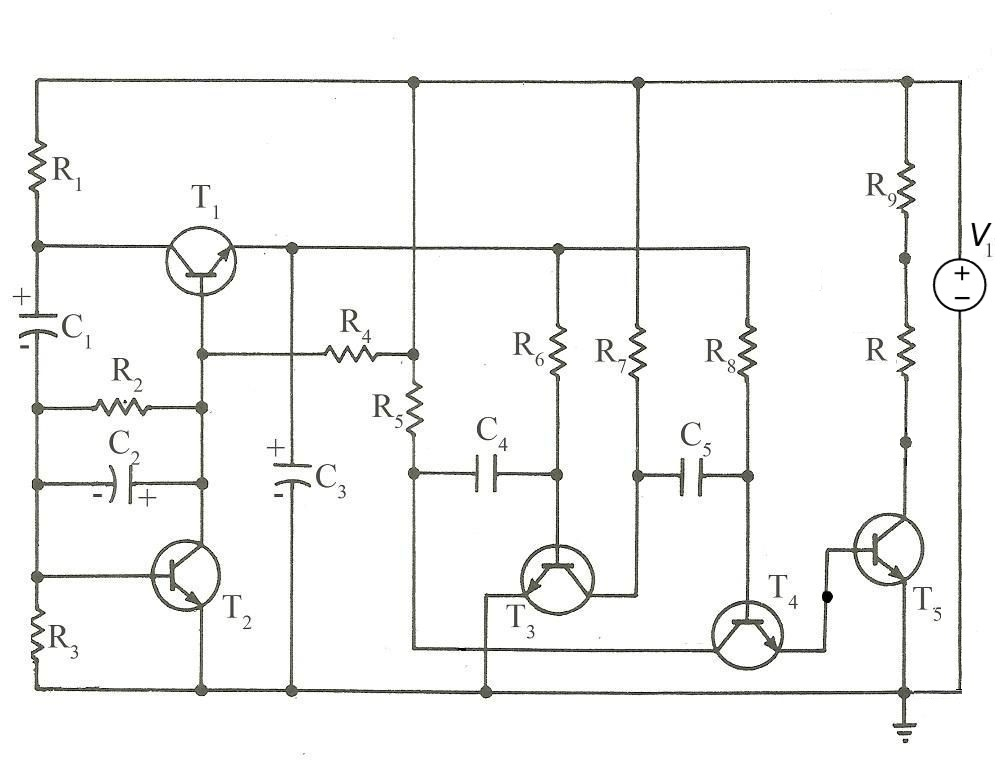
#> input picture Circuits/Circuit - Copy.jpg, 1000 x 769 px, found by its file name
$ python components.py   (Python 2 division)
#> lines starting #> are read from the running program, lines starting #| are printed output that depends on the picture; after the words box and inside, x2 and y2 are one past the last pixel; in counts of white or black regions, pixels touching at a corner belong together
import cv2
import numpy as np
from matplotlib import pyplot as plt
import imutils
import pytesseract
from sklearn.metrics.pairwise import euclidean_distances

src = cv2.imread('Circuit - Copy.jpg')
#> src is the input picture: shape (769, 1000, 3); mean B, G, R 244.2, 244.9, 244.8
gray = cv2.cvtColor(src, cv2.COLOR_BGR2GRAY)
(thresh, bw) = cv2.threshold(~gray, 128, 255, cv2.THRESH_BINARY | cv2.THRESH_OTSU)
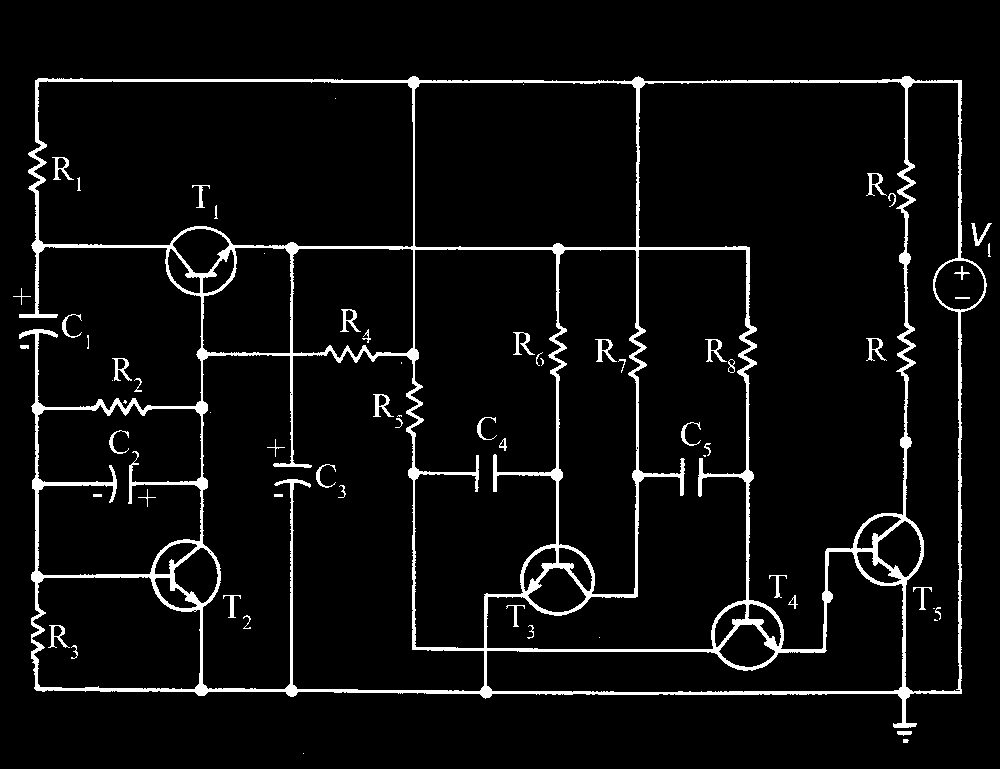
#> bw: shape (769, 1000); 5.4% white; 65 white regions (15 under 20 px), largest, box (x1, y1, x2, y2) and area: (19, 76, 987, 728) 37532, (595, 339, 617, 362) 191, (373, 394, 394, 417) 191
#> thresh = 83

kernel = np.ones((2,2),np.uint8)
bw = cv2.morphologyEx(bw, cv2.MORPH_CLOSE, kernel)
#> bw: shape (769, 1000); 5.5% white; 56 white regions (9 under 20 px), largest, box (x1, y1, x2, y2) and area: (20, 77, 988, 729) 37912, (596, 340, 627, 374) 223, (706, 340, 736, 374) 218

kernel = cv2.getStructuringElement(cv2.MORPH_ELLIPSE,(10,10))
#10 for Circuit
#the kernal size should be small for small circuits
nodes = cv2.morphologyEx(bw, cv2.MORPH_OPEN, kernel)
#> nodes: shape (769, 1000); 0.34% white; 24 white regions, largest, box (x1, y1, x2, y2) and area: (900, 688, 912, 700) 122, (198, 403, 210, 415) 120, (197, 686, 209, 698) 120
#detects nodes

print('Original Dimensions : ',bw.shape)
#| Original Dimensions :  (769, 1000)

width = 500
height = 500
dim = (width, height)

# resize image
src = cv2.resize(src, dim, interpolation = cv2.INTER_AREA)
#> src: shape (500, 500, 3)
bw = cv2.resize(bw, dim, interpolation = cv2.INTER_AREA)
#> bw: shape (500, 500)
nodes = cv2.resize(nodes, dim, interpolation = cv2.INTER_AREA)
#> nodes: shape (500, 500)
(thresh, bw) = cv2.threshold(bw, 128, 255, cv2.THRESH_BINARY | cv2.THRESH_OTSU)
#> bw: shape (500, 500); 6.3% white in thin lines or dots, all inside (x1, y1, x2, y2) = (7, 50, 496, 484)
#> thresh = 105
(thresh, nodes) = cv2.threshold(nodes, 128, 255, cv2.THRESH_BINARY | cv2.THRESH_OTSU)
#> nodes: shape (500, 500); 0.36% white; 24 white regions
#> thresh = 116

print('Resized Dimensions : ',bw.shape)
#| Resized Dimensions :  (500, 500)


cnts1 = cv2.findContours(nodes, cv2.RETR_EXTERNAL, cv2.CHAIN_APPROX_SIMPLE)
#> cnts1 = 24 contours, 1 with area under 20; largest, box (x1, y1, x2, y2) and area: (450, 447, 456, 455) 32, (98, 446, 105, 454) 32, (99, 311, 105, 319) 32, (241, 447, 247, 455) 30, (17, 157, 23, 165) 30
cnts1 = imutils.grab_contours(cnts1)

node_infos = []
k = 0
for c in cnts1:
    # compute the bounding box of the contour
    (x, y, w, h) = cv2.boundingRect(c)
    a = 10
    #cv2.rectangle(src, (x, y), (x+w, y+h), (0,255,255), 2)
    coods = [x+(w/2), y+(h/2)]
    #cv2.rectangle(src, (coods[0]-a, coods[1]-a), (coods[0]+a, coods[1]+a), (0,255,255), 2)
    crop_img = bw[coods[1]-a:coods[1]+a, coods[0]-a:coods[0]+a]
    crop_img = cv2.ximgproc.thinning(crop_img, crop_img, 0)

    #up, right, down, left
    up = crop_img[0:5, 0:19]
    right = crop_img[0:19, 15:19]
    down = crop_img[15:19, 0:19]
    left = crop_img[0:19, 0:5]
    #print("u",up,"r", right, "d", down,"l", left)
    node_type = []
    if np.count_nonzero(up) == 0:
        node_type.append(0)
    else:
        node_type.append(1)

    if np.count_nonzero(right) == 0:
        node_type.append(0)
    else:
        node_type.append(1)

    if np.count_nonzero(down) == 0:
        node_type.append(0)
    else:
        node_type.append(1)

    if np.count_nonzero(left) == 0:
        node_type.append(0)
    else:
        node_type.append(1)

    node_info = []

    node_info.append(coods)
    node_info.append(node_type)
    node_infos.append(node_info)

    #crop_img = (255 - crop_img)
    #name = str(k) + ".jpg"
    #cv2.imwrite(name, crop_img)
    k = k+1
#> this loop made 24 passes
#> (x, y, w, h, coods) on passes 1 to 12: (450, 447, 6, 8, [453, 451]), (241, 447, 6, 8, [244, 451]), (144, 446, 6, 8, [147, 450]), (98, 446, 7, 8, [101, 450]), (412, 386, 5, 6, [414, 389]), (16, 373, 7, 7, [19, 376]), (17, 312, 6, 8, [20, 316]), (99, 311, 6, 8, [102, 315]), (372, 307, 6, 7, [375, 310]), (317, 307, 6, 7, [320, 310]), (276, 306, 6, 7, [279, 309]), (205, 305, 6, 7, [208, 308])
#> after the loop, k = 24; node_infos = 24 items
    # [4 lines of commented-out code are left out]

print(node_infos)
#> (printed output is left out)

cv2.imshow('Nodes', nodes)
cv2.imshow('BW', bw)
cv2.imshow('SRC', src)

cv2.waitKey(0)
cv2.destroyAllWindows()


horizontal = bw
vertical = bw
#this number rejects other small lines
horizontal_size = horizontal.shape[0]/ 18
#> horizontal_size = 27
vertical_size = vertical.shape[1]/ 18
#> vertical_size = 27

kernel_h = cv2.getStructuringElement(cv2.MORPH_RECT, (horizontal_size,1))
kernel_v = cv2.getStructuringElement(cv2.MORPH_RECT, (1,vertical_size))
#> kernel_v = 27 values from 1 to 1

horizontal = cv2.erode(horizontal, kernel_h, iterations=1)
#> horizontal: shape (500, 500); 1.1% white in thin lines or dots, all inside (x1, y1, x2, y2) = (29, 52, 469, 453)
horizontal = cv2.dilate(horizontal, kernel_h, iterations=1)
#> horizontal: shape (500, 500); 1.6% white in thin lines or dots, all inside (x1, y1, x2, y2) = (16, 52, 482, 453)

vertical = cv2.erode(vertical, kernel_v, iterations=1)
#> vertical: shape (500, 500); 1.3% white in thin lines or dots, all inside (x1, y1, x2, y2) = (18, 63, 481, 461)
vertical = cv2.dilate(vertical, kernel_v, iterations=1)
#> vertical: shape (500, 500); 1.8% white in thin lines or dots, all inside (x1, y1, x2, y2) = (18, 50, 481, 474)

wires = cv2.add(horizontal, vertical)
#> wires: shape (500, 500); 3.4% white in thin lines or dots, all inside (x1, y1, x2, y2) = (16, 50, 482, 474)
wires = cv2.ximgproc.thinning(wires, wires, 0)
#> wires: shape (500, 500); 1.8% white in thin lines or dots, all inside (x1, y1, x2, y2) = (18, 51, 481, 472)
bw3 = wires
kernel = np.ones((4,4),np.uint8)
wires = cv2.dilate(wires,kernel,iterations = 2)
#> wires: shape (500, 500); 13% white; 10 white regions, largest, box (x1, y1, x2, y2) and area: (16, 49, 485, 361) 13046, (17, 200, 485, 476) 9877, (16, 213, 91, 401) 2287

cv2.imshow("wire", wires)
cv2.imwrite("wires.jpg", wires)
components = bw
#components = cv2.ximgproc.thinning(bw, components, 0)

components = cv2.subtract(components, wires)
#> components: shape (500, 500); 2% white in thin lines or dots, all inside (x1, y1, x2, y2) = (7, 97, 496, 484)

(thresh, components) = cv2.threshold(components, 128, 255, cv2.THRESH_BINARY | cv2.THRESH_OTSU)
#> thresh = 0

#kernel = np.ones((3,3),np.uint8)
#components = cv2.dilate(components,kernel,iterations = 1)

'''
components1 = cv2.blur(components,(10,10))
(thresh, components1) = cv2.threshold(components1, 128, 255, cv2.THRESH_BINARY | cv2.THRESH_OTSU)
components2 = cv2.medianBlur(components,5)
'''
'''
cv2.imshow('BW', bw)
cv2.imshow('Wires', wires)
cv2.imshow('Components', components)
#cv2.imshow('Components1', components1)
#cv2.imshow('Components2', components2)

cv2.waitKey(0)
cv2.destroyAllWindows()
'''
# find contours in the thresholded image, then initialize the
# digit contours lists
bk1 = components.copy()

cnts = cv2.findContours(bk1, cv2.RETR_EXTERNAL,
	cv2.CHAIN_APPROX_SIMPLE)
#> cnts = 119 contours, 72 with area under 20; largest, box (x1, y1, x2, y2) and area: (248, 355, 294, 401) 202, (163, 225, 205, 237) 81, (353, 221, 368, 243) 78, (16, 401, 23, 446) 74, (298, 221, 314, 243) 70
cnts = imutils.grab_contours(cnts)
bw1 = wires
kernel = np.ones((3,3),np.uint8)
bw1 = cv2.dilate(bw1,kernel,iterations = 2)
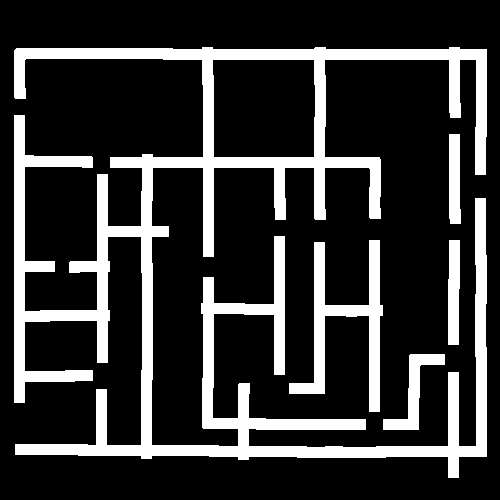
#> bw1: shape (500, 500); 20.5% white; 5 white regions, box (x1, y1, x2, y2) and area: (14, 47, 487, 478) 43348, (289, 240, 383, 412) 4367, (383, 354, 445, 430) 1396, (448, 240, 460, 345) 1165, (449, 134, 461, 224) 1000
cv2.imwrite("Compstoo.png", bk1)
bk5 = bw
ind = 0
for c in cnts:
    # compute the bounding box of the contour
    (x, y, w, h) = cv2.boundingRect(c)
        #(255,255,255)
    if w <= 5 and h <= 5:
        cv2.rectangle(bk1, (x, y), (x+w, y+h), (0,255,0), -1)

    else:
        '''
        config = ('-psm 10')
        crop_img = bw[y-2:y+h+2, x-2:x+w+2]
        crop_img = (255 - crop_img)
        #cv2.imshow("cropped", crop_img)
        #cv2.waitKey(0)
        text = pytesseract.image_to_string(crop_img, config=config)
        #print(text)

        '''
        reset = 0

        kernele = []
        for k1 in range(0, h):
            for k2 in range(0, w):
                if (k1 == 0 or k1 == h-1):
                    kernele.append(1)
                elif k2 == 0 or k2 == w-1:
                    kernele.append(1)
                else:
                    kernele.append(0)
        kernel = np.asarray(kernele)
        kernel = kernel.reshape(h,w)
        #kernel = np.transpose(kernel)
        check_part = bw1[y:y+h, x:x+w]
        check_part =  np.multiply(kernel, check_part)
        if (check_part.any() == 0):
            reset = 1
        '''
        coodsx = []
        coodsy = []
        reset = 0
        a = 5
        for i in range(x-a, x+w+a):
            coodsx.append(i)
            coodsy.append(y-a)
        for i in range(x-a, x+w+a):
            coodsx.append(i)
            coodsy.append(y+a)
        for i in range(y-a, y+h+a):
            coodsx.append(i)
            coodsy.append(x-a)
        for i in range(y-a, y+h+a):
            coodsx.append(i)
            coodsy.append(x+a)
        l = len(coodsx)
        #print (coodsx)
        #print (len(coodsx), len(coodsy))
        for i in range(0, l):
            if (wires[coodsx[i], coodsy[i]] == 255):
                reset = 1
        '''
        cv2.rectangle(bw3, (x, y), (x+w, y+h), (255,255,255), 2)

        if (reset == 1):
            #cv2.rectangle(bw1, (x, y), (x+w, y+h), (0,255,0), -1)
            cv2.rectangle(bk1, (x, y), (x+w, y+h), (0,255,0), -1)
            cv2.rectangle(bk5, (x, y), (x+w, y+h), (0,255,0), -1)
#> this loop made 119 passes
#> (c, x, y, w, h, reset, kernel) on passes 44, 52: ([[247, 313], [247, 320], [248, 320], [248, 313]], 247, 313, 2, 8, 0, [1, 1, 1, 1, 1, 1, 1, 1, 1, 1, 1, 1, 1, 1, 1, 1]), ([[137, 302], [137, 303], [143, 303], [143, 302]], 137, 302, 7, 2, 0, [1, 1, 1, 1, 1, 1, 1, 1, 1, 1, 1, 1, 1, 1])
#> (x, y, w, h, reset, kernel, check_part) on passes 87, 97: (44, 218, 1, 10, 1, [1, 1, 1, 1, 1, 1, 1, 1, 1, 1], [0, 0, 0, 0, 0, 0, 0, 0, 0, 0]), (10, 205, 6, 2, 0, [[1, 1, 1, 1, 1, 1], [1, 1, 1, 1, 1, 1]], [[0, 0, 0, 0, 255, 255], [0, 0, 0, 0, 255, 255]])
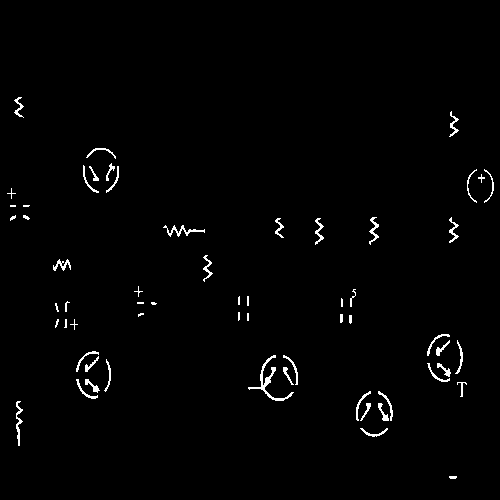
#> bk1: shape (500, 500); 1.4% white in thin lines or dots, all inside (x1, y1, x2, y2) = (7, 97, 494, 479)
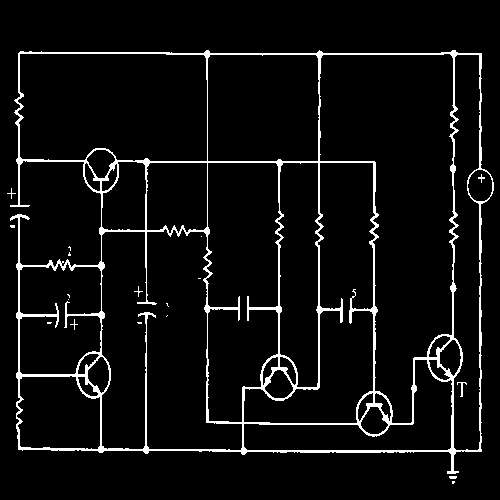
#> bk5: shape (500, 500); 5.7% white in thin lines or dots, all inside (x1, y1, x2, y2) = (7, 50, 494, 484)
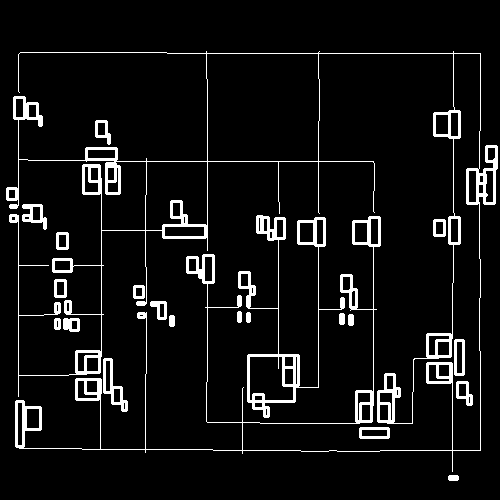
#> bw3: shape (500, 500); 6.9% white; 21 white regions, largest, box (x1, y1, x2, y2) and area: (6, 51, 498, 472) 11861, (238, 215, 345, 418) 2468, (103, 358, 128, 412) 434

'''
cv2.imshow("Com", components)
cv2.imshow("BW1", bw1)
cv2.imshow("Wires", bw3)
cv2.imshow("Bk1", bk1)
cv2.waitKey(0)
cv2.destroyAllWindows()
'''
cv2.imwrite("Components.png", bk1)

kernel = np.ones((5,5),np.uint8)
bk1 = cv2.dilate(bk1,kernel,iterations = 2)
#> bk1: shape (500, 500); 8.3% white; 22 white regions, largest, box (x1, y1, x2, y2) and area: (423, 330, 471, 401) 2225, (244, 351, 302, 405) 2099, (352, 387, 397, 441) 1896
'''
cv2.imshow("Bk1", bk1)
cv2.waitKey(0)
cv2.destroyAllWindows()
'''
bk3 = bk1.copy()

cnts = cv2.findContours(bk3, cv2.RETR_EXTERNAL,
	cv2.CHAIN_APPROX_SIMPLE)
cnts = imutils.grab_contours(cnts)
#comp_cood
comp_center = []

for c in cnts:
    # compute the bounding box of the contour
    (x, y, w, h) = cv2.boundingRect(c)
    comp_center.append([x+w/2, y+h/2])
    cv2.rectangle(src, (x, y), (x+w, y+h), (0,255,0), 2)
    ind = ind + 1
    crop_img = bk5[y-2:y+h+2, x-2:x+w+2]
    crop_img = (255 - crop_img)
    name = str(ind)+".png"
    cv2.imwrite(name, crop_img)
#> this loop made 22 passes
#> crop_img: shape (33, 22); 83.1% white; black in thin lines or dots, all inside (x1, y1, x2, y2) = (6, 0, 16, 33)
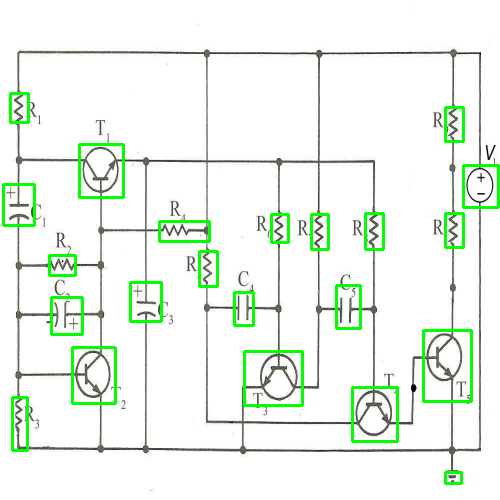
#> src: shape (500, 500, 3); mean B, G, R 235.6, 245.4, 236.2
bk3 = nodes.copy()


cv2.imshow("Final", src)
cv2.waitKey(0)
cv2.destroyAllWindows()

#code for node detection


#direction 0 - u, 1 - right, 2 - down, 3 left

print(src[303, 373])
#| [101 106 105]


def move (position, diri):
    comp = 0
    nod = 0
    if diri == 0:
        position[1] = position[1] - 1
    if diri == 1:
        position[0] = position[0] + 1
    if diri == 2:
        position[1] = position[1] + 1
    if diri == 3:
        position[0] = position[0] - 1

    if np.array_equal(src[position[1], position[0]], [0, 255, 0]):
        comp = 1
    if np.array_equal(src1[position[1], position[0]], [0, 0, 255]):
        nod = 1

    a = 10
    #cv2.rectangle(src, (x, y), (x+w, y+h), (0,255,255), 2)
    coods = position
    #cv2.rectangle(src, (coods[0]-a, coods[1]-a), (coods[0]+a, coods[1]+a), (0,255,255), 2)
    crop_img = bw[coods[1]-a:coods[1]+a, coods[0]-a:coods[0]+a]
    #crop_img = cv2.ximgproc.thinning(crop_img, crop_img, 0)

    #up, right, down, left
    up = crop_img[0:5, 0:19]
    right = crop_img[0:19, 15:19]
    down = crop_img[15:19, 0:19]
    left = crop_img[0:19, 0:5]
    direct = []
    direct.append(up)
    direct.append(right)
    direct.append(down)
    direct.append(left)

    if np.count_nonzero(direct[diri]) == 0:
        if np.count_nonzero(direct[((diri+1)%4)]) != 0:
            diri = (diri+1)%4
        else:
            diri = (diri-1)%4
    return diri, comp, nod, position


comp_center = np.asarray(comp_center)
comp_dict = {}

for i in range(0, len(comp_center)):
    k = str(i)
    comp_dict[k] = comp_center[i]

node = node_infos
m = 0

cnts = cv2.findContours(bk3, cv2.RETR_EXTERNAL,
	cv2.CHAIN_APPROX_SIMPLE)
cnts = imutils.grab_contours(cnts)


for i in node:
    m = m + 1
    src1 = src.copy()
    m1 = 0
    for c in cnts:
        m1 = m1 + 1
        # compute the bounding box of the contour
        if m1 != m:
            (x, y, w, h) = cv2.boundingRect(c)
            cv2.rectangle(src1, (x, y), (x+w, y+h), (0,0,255), 2)
    temp = i[1]
    #print "i=", i
    for j in range(0,4):
        cur_pos = i[0]
        cur_pos = np.asarray(cur_pos)
        #print "j=", j
        nod = 0
        comp = 0
        if temp[j] == 1:
            diri = j

            while(comp ==0 and nod == 0):
                #print "comp = ", comp, "nod =", nod, "curr_pos =", cur_pos
                diri, comp, nod, cur_pos = move(cur_pos, diri)
                #print "direction = ",diri
                #print "position = ", cur_pos

            if comp == 1:
                cur_pos = [cur_pos]
                dist = euclidean_distances(comp_center, cur_pos)
                dist = np.absolute(dist)
                #print dist
                pos = np.argmin(dist)
                print "component = ", pos
                print "Node = ", m
                temp1 = comp_dict[str(pos)]
                temp2 = []
                temp2.append(temp1)
                temp2.append(m)
                comp_dict[str(pos)] = temp2
            node[m-1][1][j] = 0
            '''
            if nod == 1:
                print m
                '''
#> this loop made 24 passes
#> (printed output is left out)

cv2.imwrite("Wires.png", wires)
cv2.imwrite("Nodes.png", nodes)


for c in cnts:
    (x, y, w, h) = cv2.boundingRect(c)
    cv2.rectangle(src, (x, y), (x+w, y+h), (0,0,255), 2)
#> this loop made 24 passes
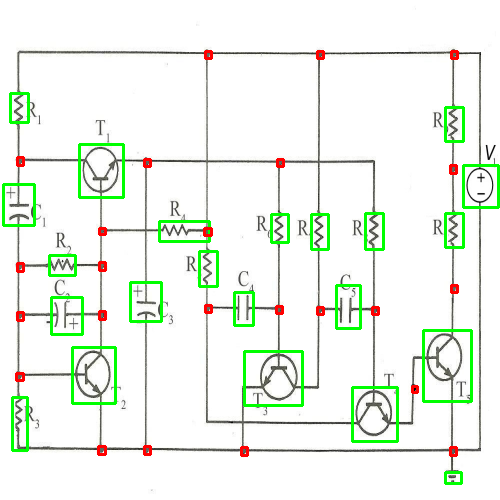
#> src: shape (500, 500, 3); 0.73% of pixels changed, all inside (x1, y1, x2, y2) = (15, 50, 459, 457)
cv2.imwrite("Final.png", src)
print node[0]
#| [[453, 451], [0, 0, 0, 0]]
print comp_dict
#> (printed output is left out)
